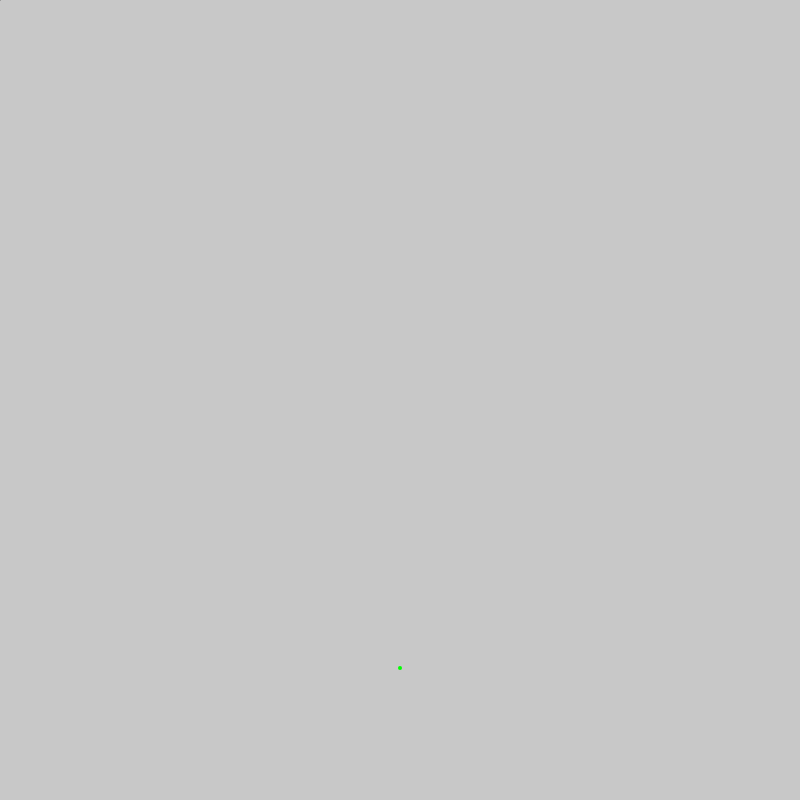
Frame 1 (no input)
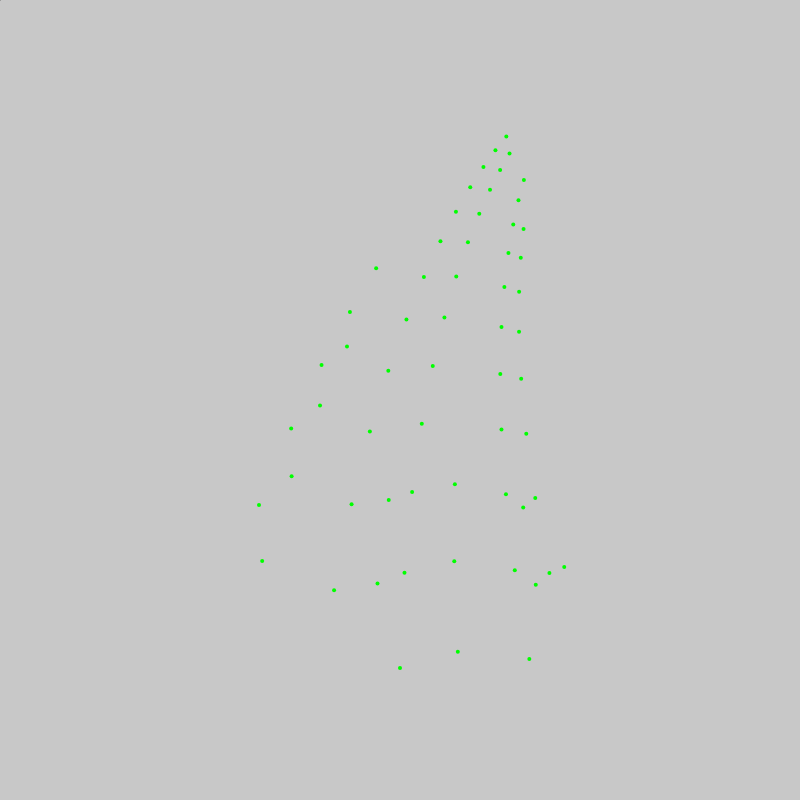
Frame 60 (no input)
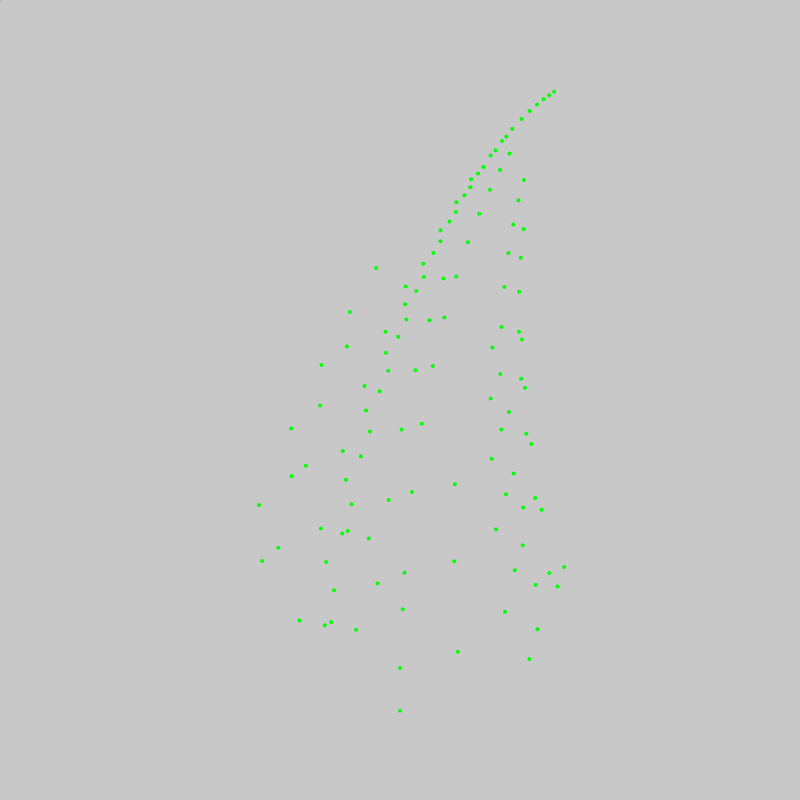
Frame 120 (the mouse pressed at the canvas centre since frame 60)

The p5.js sketch that drew these frames (run headless with seeded random() and noise() and a simulated clock; from frame 60 on, the mouse is pressed at the canvas centre):

// p5.js sketch
// ── sketch.js
// Create the Barnsley fern
// https://en.wikipedia.org/wiki/Barnsley_fern

var cur; 			// The current point
var scaler = 70; 	// Scale up the fern so it is visible

function setup() {
	createCanvas(800,800);
	background(200);

	cur = createVector(0,0); // Fern starts at origin
	point(cur.x,cur.y);

}

function draw() {
	translate(width/2,height-20);
	stroke(0, 255, 0);
	strokeWeight(4);

	// Update the next location of the point according to the formulae
	var chance = random();
	if ( chance <= 0.01 ) {			// 1% chance
		cur = createVector(0, 0.16 * cur.y);
	} else if ( chance <= 0.07 ) { 	// 7% chance
		cur = createVector(0.2 * cur.x - 0.26 * cur.y, 0.23 * cur.x + 0.22 * cur.y + 1.6);
	} else if ( chance <= 0.14 ) {	// 7% chance
		cur = createVector( -0.15 * cur.x + 0.28 * cur.y, 0.26 * cur.x + 0.24 * cur.y + 0.44);
	} else {						// 85% chance
		cur = createVector(0.85 * cur.x + 0.04 * cur.y, -0.04 * cur.x + 0.85 * cur.y + 1.6);
	}
	
	// Scale and show the current point
	var show = p5.Vector.mult(cur,scaler);
	point(show.x, -show.y);
  
}
